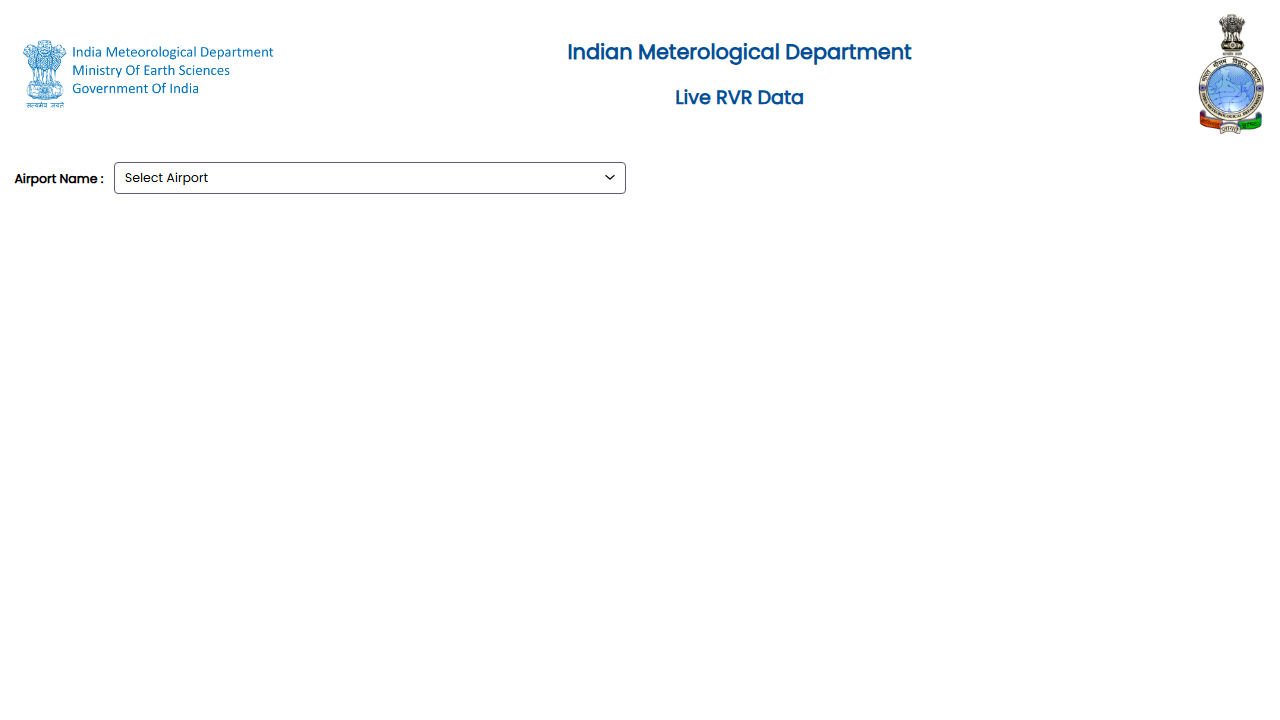
#> input picture backend/logs/debug_error.png, 1280 x 720 px
$ python -i ocr.py   (imports and definitions only)
#> lines starting #> are read from the running program, lines starting #| are printed output that depends on the picture; after the words box and inside, x2 and y2 are one past the last pixel; in counts of white or black regions, pixels touching at a corner belong together
import cv2
import numpy as np
import pytesseract
from PIL import Image
import io
import re

def preprocess_image(filepath):
#> called with filepath = '../../logs/debug_error.png'
    img = cv2.imread(filepath)
#> img is the input picture: shape (720, 1280, 3); mean B, G, R 253.7, 253.2, 252.6
    if img is None:
        raise ValueError("Could not load image")

    gray = cv2.cvtColor(img, cv2.COLOR_BGR2GRAY)

    denoised = cv2.fastNlMeansDenoising(gray, None, 10, 7, 21)

    _, thresh = cv2.threshold(denoised, 0, 255, cv2.THRESH_BINARY + cv2.THRESH_OTSU)
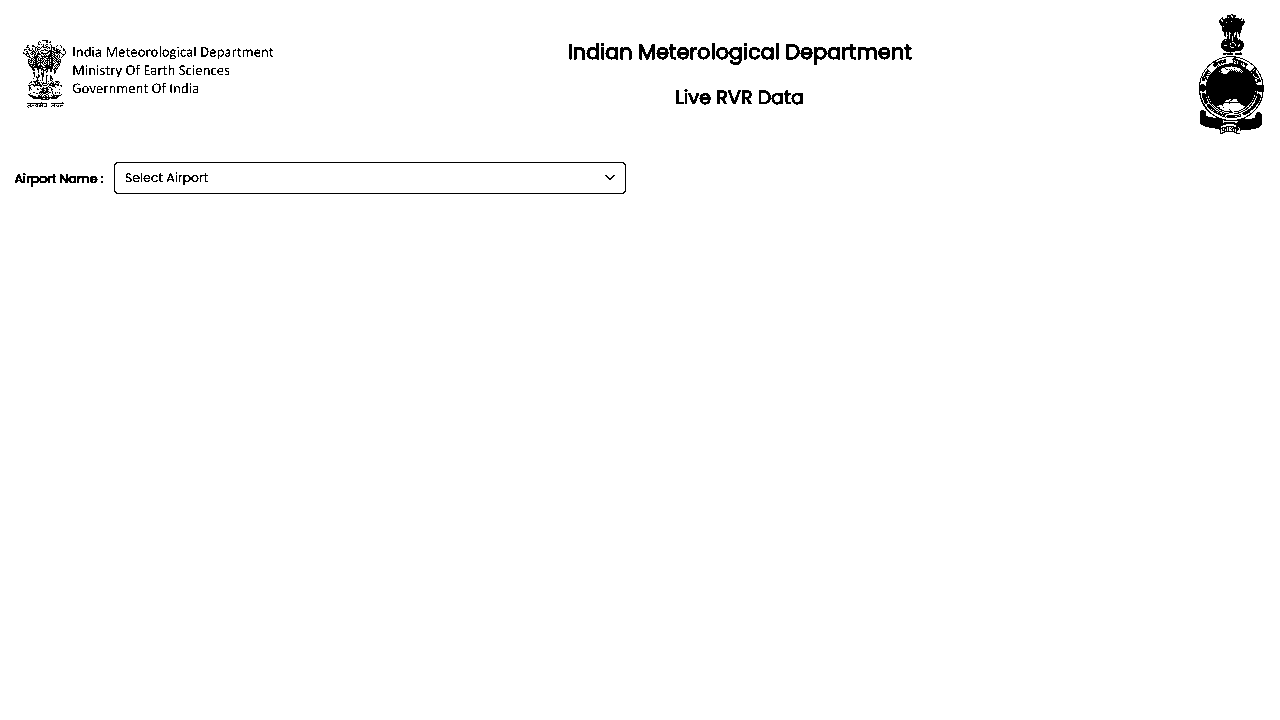
#> thresh: shape (720, 1280); 98.8% white; 164 black regions (70 under 20 px), largest, box (x1, y1, x2, y2) and area: (1199, 56, 1264, 134) 3131, (114, 162, 626, 194) 1084, (1219, 14, 1245, 55) 642

    return Image.fromarray(thresh)

def extract_text_from_image(filepath):
    try:
        pil_img = preprocess_image(filepath)

        custom_config = r'--oem 3 --psm 3'
        text = pytesseract.image_to_string(pil_img, config=custom_config)
        return text.strip()
    except Exception as e:
        print(f"OCR Error: {e}")
        return ""

def generate_summary(text):
    if not text:
        return "No text detected."

    clean_text = re.sub(r'\s+', ' ', text).strip()

    summary_parts = []

    subject_match = re.search(r'(?:Sub|Subject|Regarding|Ref)[:\s\-\.]+(.*?)[\.\n]', text, re.IGNORECASE)
    if subject_match:
        summary_parts.append(f"Subject: {subject_match.group(1).strip()[:100]}")

    date_match = re.search(r'(\d{1,2}[\/\-\.]\d{1,2}[\/\-\.]\d{2,4})', text)
    if date_match and "Date" not in clean_text[:20]:
         pass

    sentences = re.split(r'(?<=[.!?]) +', clean_text)

    if not summary_parts:
        candidate = " ".join(sentences[:2])
        if len(candidate) > 250:
            candidate = candidate[:247] + "..."
        summary_parts.append(candidate)

    if len(summary_parts) == 1 and len(summary_parts[0]) < 50 and len(sentences) > 1:
         summary_parts.append(sentences[1][:100])

    return " ".join(summary_parts)

>>> result = preprocess_image('../../logs/debug_error.png')
